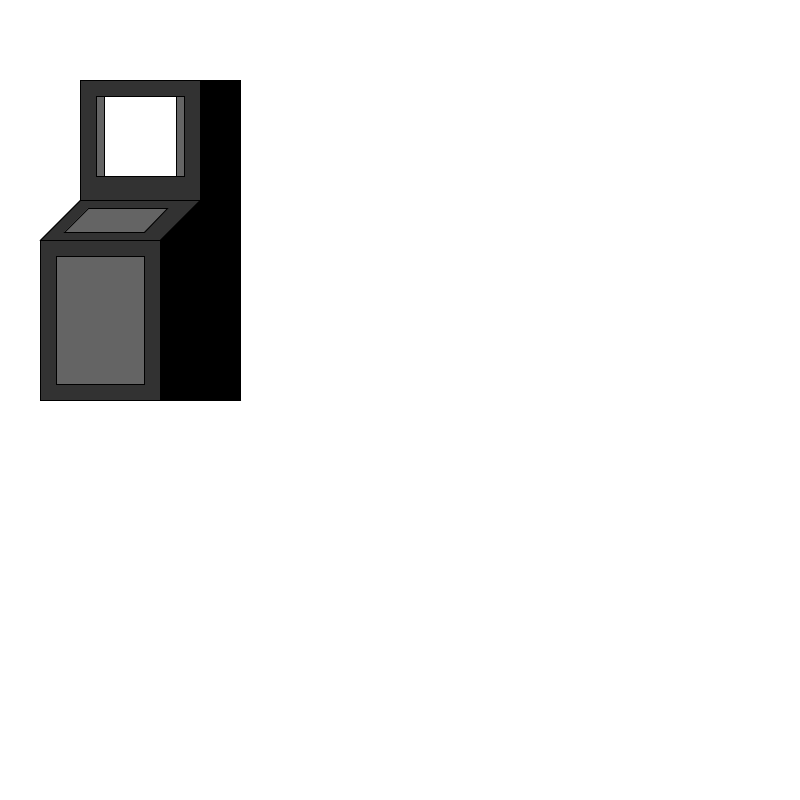
Frame 1 (no input)
Frame 60 (the mouse pressed at the canvas centre just before this capture): identical to frame 1, image omitted
Frame 120 (the mouse held since frame 60 and released just before this capture): identical to frame 1, image omitted

The Processing sketch that drew this single still picture (run headless with seeded random() and noise(); from frame 60 on, the mouse is pressed at the canvas centre):

// Processing sketch: atm_rev_2
// ── atm_rev_2.pde
int clickTime = 0;
boolean showGreen = false;
//boolean shows = false;

void setup() {
  size(800, 800);
}



void draw() {
  blanker();

  greenScreenLoop();
  /*
  if (showGreen) {
     //ellipse(width/2, height/2, width, height);
     greenScreen();
   
     if (clickTime + 5*10 < millis()) {
     greenScreen2();
     }
     if (clickTime + 5*100 < millis()) {
     showGreen = false;
     }
   }
   */
}

void mousePressed() {
  clickTime = millis();
  showGreen = true;
}





// THE DANGER ZONE //

void blanker() {
  background(255);
  renderAtm();
}

void renderAtm() {
  //atm body background
  fill(50, 50, 50);
  rect(width/10, height/10, width*2/10, height*4/10);
  rect(width*0.5/10, height*3/10, width*2.5/10, height*2/10);
  quad(width*0.5/10, height*3/10, width/10, height*2.5/10, width*3/10, height*2.5/10, width*3/10, height*3/10); 

  //atm body side profile isometric
  fill(0, 0, 0);
  rect(width*2.5/10, height/10, width*0.5/10, height*4/10);
  quad(width*2/10, height*3/10, width*2.5/10, height*2.5/10, width*3/10, height*5/10, width*2/10, height*5/10); 

  // display and input panel
  fill(255);
  rect(width*1.2/10, height*1.2/10, width*1.1/10, height*1/10);
  //quad(width*0.8/10, height*2.9/10, width*1.1/10, height*2.6/10, width*2.1/10, height*2.6/10, width*1.8/10, height*2.9/10); 

  //display side inputs
  fill(100, 100, 100);
  rect(width*1.2/10, height*1.2/10, width*0.1/10, height*1/10);
  rect(width*2.2/10, height*1.2/10, width*0.1/10, height*1/10);

  //input pad 
  quad(width*0.8/10, height*2.9/10, width*1.1/10, height*2.6/10, width*2.1/10, height*2.6/10, width*1.8/10, height*2.9/10); 

  //maintenance panel or advertisement area
  quad(width*0.7/10, height*3.2/10, width*1.8/10, height*3.2/10, width*1.8/10, height*4.8/10, width*0.7/10, height*4.8/10);
}

void greenScreen() {

  /*
   quad(width*2.2/10, height*1.2/10, width*2.2/10, height*2.2/10, width*0.6/10, height*2.4/10, width*0.6/10, height*1.0/10);
   //delay(50);
   fill(0, 255, 0);
   quad(width*2.2/10, height*1.2/10, width*2.2/10, height*2.2/10, width*0.6/10, height*2.4/10, width*0.6/10, height*1.0/10);
   //delay(50);
   */

  fill(0, 255, 0, 150);
  quad(width*2.2/10, height*1.2/10, width*2.2/10, height*2.2/10, width*0.6/10, height*2.4/10, width*0.6/10, height*1.0/10);
  //delay(50);
}

void greenScreen2() {

  fill(0, 150, 0, 150);
  quad(width*2.2/10, height*1.2/10, width*2.2/10, height*2.2/10, width*0.6/10, height*2.4/10, width*0.6/10, height*1.0/10);
  //delay(50);
}

void greenScenario1() {
  background(255);
  renderAtm();
  greenScreen();
}

void greenScenario2() {
  background(255);
  renderAtm();
  greenScreen2();
}


void greenScreenLoop() {
  
  if (showGreen) {
    //ellipse(width/2, height/2, width, height);
    //greenScreen();
    for (int i = 0; i < 10; i++) {
      if (clickTime + 5*10*i < millis()) {
        if (i % 2 == 0) {
          greenScenario1();
        } else {
          greenScenario2();
        }
      }
    }

    if (clickTime + 5*100 < millis()) {
      showGreen = false;

      /*
      if (showGreen == false){
        blanker();
      }
      */
    }
  }
}
